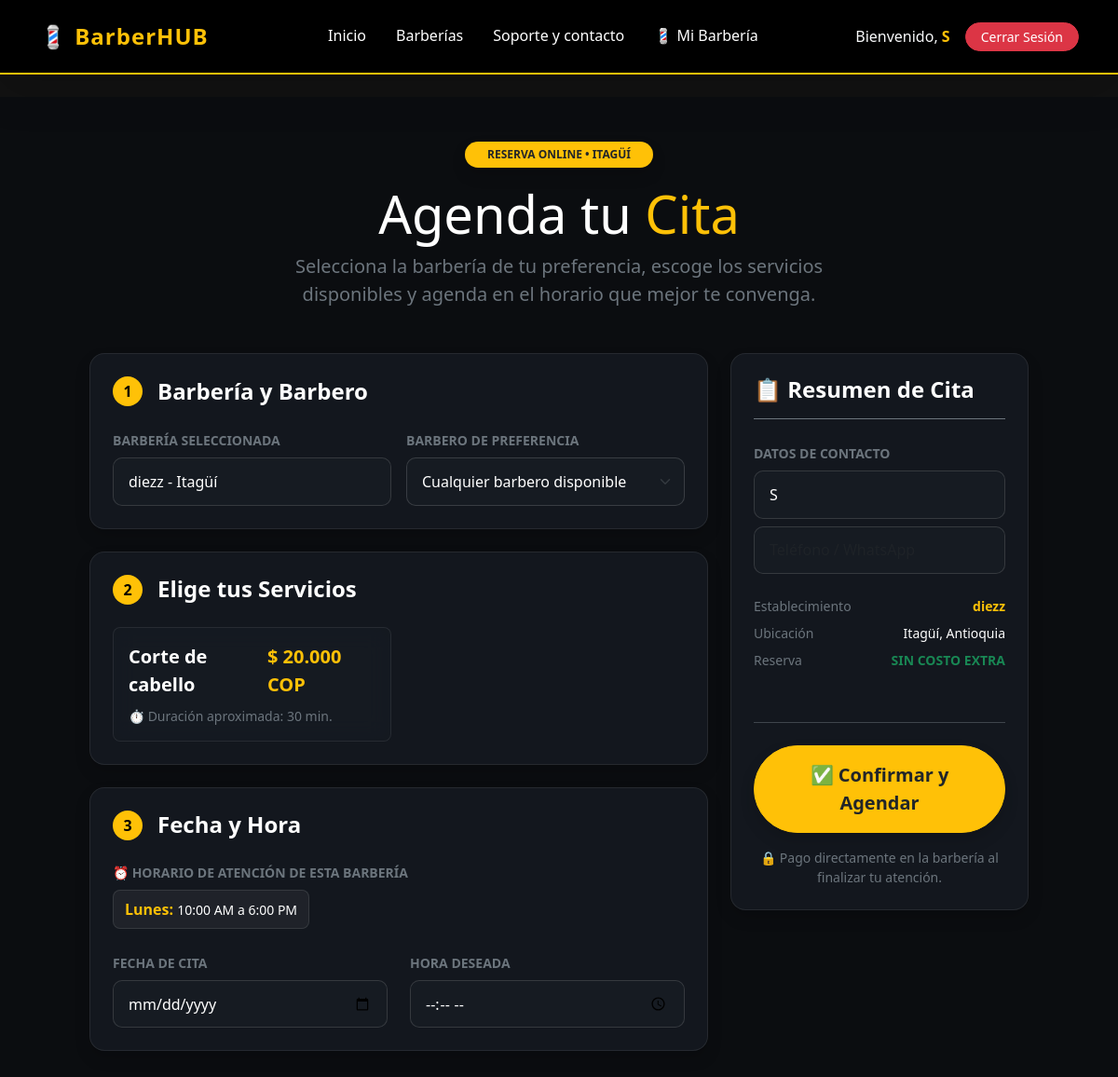
/agendar/?barberia_id=1 (signed in), run on an earlier commit of the app's database.
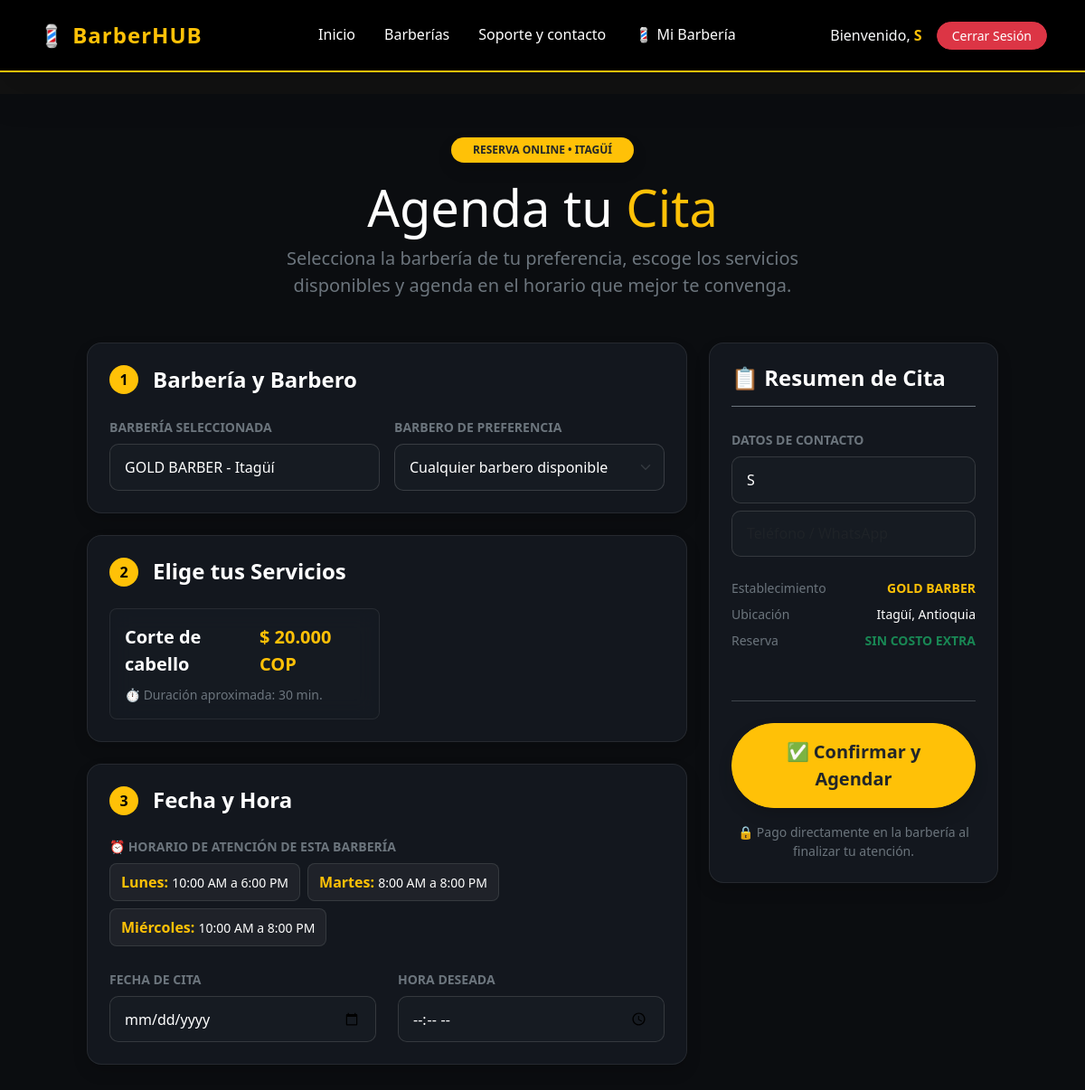
And on a later commit of the database.
### gestion/models.py (models this page shows, shortened)
class Barberia(models.Model):
    PLANES = (
        ('INDIVIDUAL', 'Plan Individual ($80.000 COP)'),
        ('STUDIO', 'Plan Studio ($150.000 COP)'),
        ('ELITE', 'Plan Élite ($200.000 COP)'),
    )
    dueno = models.ForeignKey(User, on_delete=models.CASCADE, related_name='barberias')
    nombre = models.CharField(max_length=100)
    direccion = models.CharField(max_length=255)
    barrio = models.CharField(max_length=100, default='Itagüí')
    descripcion = models.TextField(blank=True, help_text="Ej: Especialistas en fades, perfilado de barba...")
    google_maps_link = models.URLField(blank=True)
    plan_actual = models.CharField(max_length=20, choices=PLANES, default='INDIVIDUAL') # NUEVO CAMPO

class Servicio(models.Model):
    barberia = models.ForeignKey(Barberia, on_delete=models.CASCADE, related_name='servicios')
    nombre = models.CharField(max_length=100) # Ej: Corte Tradicional, Perfilado de Barba
    precio = models.DecimalField(max_digits=10, decimal_places=2)
    duracion_minutos = models.IntegerField(default=30)

class HorarioAtencion(models.Model):
    DIAS = (
        ('LUN', 'Lunes'),
        ('MAR', 'Martes'),
        ('MIE', 'Miércoles'),
        ('JUE', 'Jueves'),
        ('VIE', 'Viernes'),
        ('SAB', 'Sábado'),
        ('DOM', 'Domingo'),
    )
    barberia = models.ForeignKey(Barberia, on_delete=models.CASCADE, related_name='horarios')
    dia = models.CharField(max_length=3, choices=DIAS)
    hora_apertura = models.TimeField()
    hora_cierre = models.TimeField()

### gestion/views.py (the view)
# urls.py: path('agendar/', views.agendar_cita, name='agendar'),
@login_required
def agendar_cita(request):
    barberia_id = request.GET.get('barberia_id')
    barberia_seleccionada = None
    if barberia_id:
        barberia_seleccionada = Barberia.objects.filter(id=barberia_id).first()
        todas_barberias = [barberia_seleccionada] if barberia_seleccionada else []
    else:
        todas_barberias = Barberia.objects.all()
    servicios = []
    horarios = []
    if barberia_seleccionada:
        servicios = barberia_seleccionada.servicios.all()
        horarios = barberia_seleccionada.horarios.all()
    if request.method == 'POST':
        messages.success(request, '¡Tu cita ha sido agendada con éxito!')
        return redirect('inicio')
    return render(request, 'agendar.html', {
        'barberias': todas_barberias,
        'barberia_seleccionada': barberia_seleccionada,
        'servicios': servicios,
        'horarios': horarios
    })

### gestion/templates/agendar.html (shortened to what the changed rows need)
{% extends 'base.html' %}
{% block content %}
<div class="full-width-wrapper py-5 px-3 px-md-5">
    <div class="container-fluid px-lg-5">
        <div class="text-center mb-5">
            <h1 class="display-4 fw-extrabold text-white">Agenda tu <span class="text-warning">Cita</span></h1>
        </div>
        <form method="post" action="{% url 'agendar' %}">
            <div class="row g-4">
                <div class="col-lg-8">
<div class="card glass-card text-white rounded-4 p-4 mb-4 shadow">
    <div class="row g-3">
        <div class="col-md-6">
            <label class="form-label text-secondary small fw-bold">BARBERÍA SELECCIONADA</label>
            {% if barberia_seleccionada %}
                <input type="text" class="form-control form-control-dark" value="{{ barberia_seleccionada.nombre }} - {{ barberia_seleccionada.barrio|default:'Itagüí' }}" readonly>
            {% endif %}
        </div>
    </div>
</div>
                    <div class="card glass-card text-white rounded-4 p-4 mb-4 shadow">
                        <div class="row g-3">
                            {% if servicios %}
                                {% for s in servicios %}
                                    <div class="col-md-6">
                                        <label class="card glass-card glass-card-hover service-label p-3 h-100 rounded-3 text-white border" for="service_{{ s.id }}">
                                            <div class="d-flex justify-content-between align-items-center mb-2">
                                                <span class="fw-bold fs-5">{{ s.nombre }}</span>
                                                <span class="text-warning fw-bold fs-5 precio-cop" data-precio="{{ s.precio }}">
                                                </span>
                                            </div>
                                            <p class="text-secondary small m-0">⏱️ Duración aproximada: {{ s.duracion_minutos }} min.</p>
                                        </label>
                                    </div>
                                {% endfor %}
                            {% else %}
                                <div class="col-12 text-center py-4">
                                    <p class="text-secondary mb-0">⚠️ Esta barbería aún no ha configurado sus servicios o cortes.</p>
                                </div>
                            {% endif %}
                        </div>
                    </div>
                    <div class="card glass-card text-white rounded-4 p-4 shadow">
                        {% if horarios %}
                            <div class="mb-4">
                                <div class="d-flex flex-wrap gap-2">
                                    {% for h in horarios %}
                                        <div class="schedule-badge">
                                            <strong class="text-warning">{{ h.get_dia_display }}:</strong>
                                            <span class="text-white small">
                                                {{ h.hora_apertura|time:"g:i" }} {% if h.hora_apertura.hour >= 12 %}PM{% else %}AM{% endif %}
                                                a
                                                {{ h.hora_cierre|time:"g:i" }} {% if h.hora_cierre.hour >= 12 %}PM{% else %}AM{% endif %}
                                            </span>
                                        </div>
                                    {% endfor %}
                                </div>
                            </div>
                        {% else %}
                            <div class="alert alert-dark border-secondary text-secondary small mb-4">
                                ℹ️ Esta barbería aún no registra un horario fijo, pero puedes elegir una hora dentro de la jornada estándar.
                            </div>
                        {% endif %}
                    </div>
                </div>
                <div class="col-lg-4">
                    <div class="card glass-card text-white rounded-4 p-4 shadow sticky-top" style="top: 2rem;">
                        <ul class="list-unstyled text-secondary small mb-4">
                            <li class="d-flex justify-content-between mb-2">
                                <span>Establecimiento</span>
                                <span class="text-warning fw-bold">
                                    {% if barberia_seleccionada %}{{ barberia_seleccionada.nombre }}{% else %}No seleccionado{% endif %}
                                </span>
                            </li>
                        </ul>
                    </div>
                </div>
            </div>
        </form>
    </div>
</div>
{% endblock %}

What changed in the data, as far as the page shows it:
changed Barberia: nombre "diezz - Itagüí" → "GOLD BARBER - Itagüí"; nombre "diezz" → "GOLD BARBER"
added HorarioAtencion: dia "Martes", hora_apertura "8:00", shows "AM", hora_cierre "8:00", shows "PM"
added HorarioAtencion: dia "Miércoles", hora_apertura "10:00", shows "AM", hora_cierre "8:00", shows "PM"
